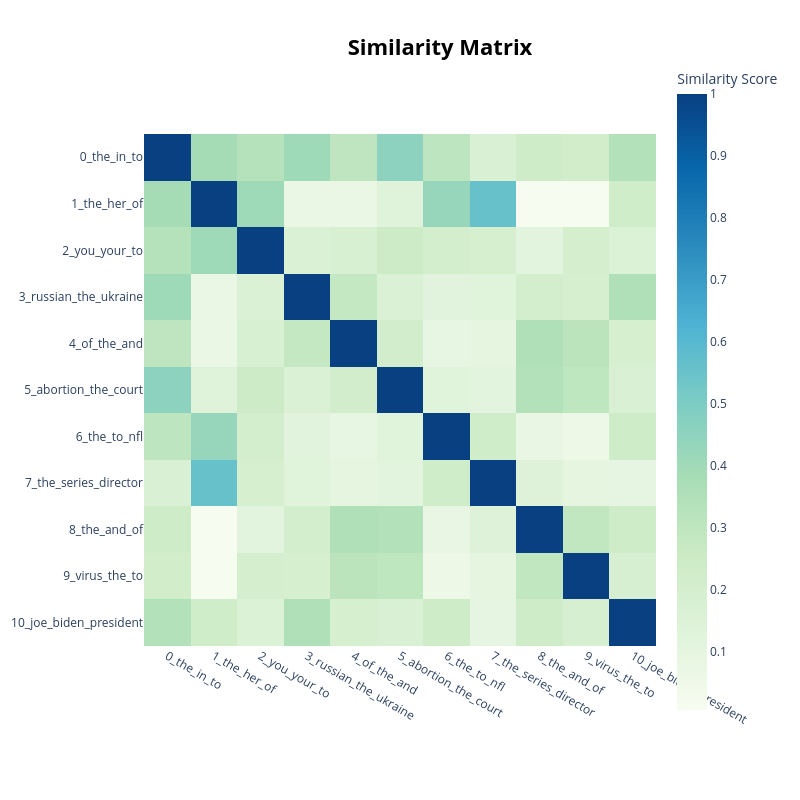

Notebook source saved alongside this figure:
### Markdown cell above
## Topic similarity heatmap

We can also visualize how similar topics are to each others. This kind of heatmap is in general a common way to visualize data in Data Science applications. In the diagonal with blue color, we can see, that topics are fully similar (similarity score 1) with each others. Then we read the similarities by taking one item from x-axis and one item from y-axis. The similarity is calculated as cosine similarity of topic embeddings.

### Code cell
model.visualize_heatmap()

### Figure 1 — Plotly figure (JSON) as saved in the notebook; plotly's stock layout.template omitted (floating-point values rounded to 4 significant figures)
{"data": [{"coloraxis": "coloraxis", "hovertemplate": "x: %{x}<br>y: %{y}<br>Similarity Score: %{z}<extra></extra>", "name": "0", "type": "heatmap", "x": ["0_the_in_to", "1_the_her_of", "2_you_your_to", "3_russian_the_ukraine", "4_of_the_and", "5_abortion_the_court", "6_the_to_nfl", "7_the_series_director", "8_the_and_of", "9_virus_the_to", "10_joe_biden_president"], "xaxis": "x", "y": ["0_the_in_to", "1_the_her_of", "2_you_your_to", "3_russian_the_ukraine", "4_of_the_and", "5_abortion_the_court", "6_the_to_nfl", "7_the_series_director", "8_the_and_of", "9_virus_the_to", "10_joe_biden_president"], "yaxis": "y", "z": [[1.0, 0.3884, 0.3352, 0.4035, 0.3033, 0.457, 0.3046, 0.1725, 0.2417, 0.2243, 0.3434], [0.3884, 1.0, 0.4034, 0.07334, 0.06932, 0.1364, 0.4263, 0.5596, 0.006005, 0.006437, 0.2292], [0.3352, 0.4034, 1.0, 0.1661, 0.1808, 0.2512, 0.2156, 0.1979, 0.1186, 0.2018, 0.1535], [0.4035, 0.07334, 0.1661, 1.0, 0.2815, 0.1584, 0.1243, 0.1295, 0.2154, 0.1963, 0.3528], [0.3033, 0.06932, 0.1808, 0.2815, 1.0, 0.217, 0.0914, 0.1005, 0.3544, 0.3137, 0.1997], [0.457, 0.1364, 0.2512, 0.1584, 0.217, 1.0, 0.1292, 0.1146, 0.3436, 0.3016, 0.1712], [0.3046, 0.4263, 0.2156, 0.1243, 0.0914, 0.1292, 1.0, 0.2292, 0.08543, 0.06179, 0.2349], [0.1725, 0.5596, 0.1979, 0.1295, 0.1005, 0.1146, 0.2292, 1.0, 0.1469, 0.101, 0.09603], [0.2417, 0.006005, 0.1186, 0.2154, 0.3544, 0.3436, 0.08543, 0.1469, 1.0, 0.2927, 0.2397], [0.2243, 0.006437, 0.2018, 0.1963, 0.3137, 0.3016, 0.06179, 0.101, 0.2927, 1.0, 0.185], [0.3434, 0.2292, 0.1535, 0.3528, 0.1997, 0.1712, 0.2349, 0.09603, 0.2397, 0.185, 1.0]]}], "layout": {"coloraxis": {"colorbar": {"title": {"text": "Similarity Score"}}, "colorscale": [[0, "rgb(247,252,240)"], [0.125, "rgb(224,243,219)"], [0.25, "rgb(204,235,197)"], [0.375, "rgb(168,221,181)"], [0.5, "rgb(123,204,196)"], [0.625, "rgb(78,179,211)"], [0.75, "rgb(43,140,190)"], [0.875, "rgb(8,104,172)"], [1, "rgb(8,64,129)"]]}, "height": 800, "hoverlabel": {"bgcolor": "white", "font": {"family": "Rockwell", "size": 16}}, "legend": {"title": {"text": "Trend"}}, "margin": {"t": 60}, "showlegend": true, "title": {"font": {"color": "Black", "size": 22}, "text": "<b>Similarity Matrix</b>", "x": 0.55, "xanchor": "center", "y": 0.95, "yanchor": "top"}, "width": 800, "xaxis": {"anchor": "y", "constrain": "domain", "domain": [0, 1], "scaleanchor": "y"}, "yaxis": {"anchor": "x", "autorange": "reversed", "constrain": "domain", "domain": [0, 1]}}}
